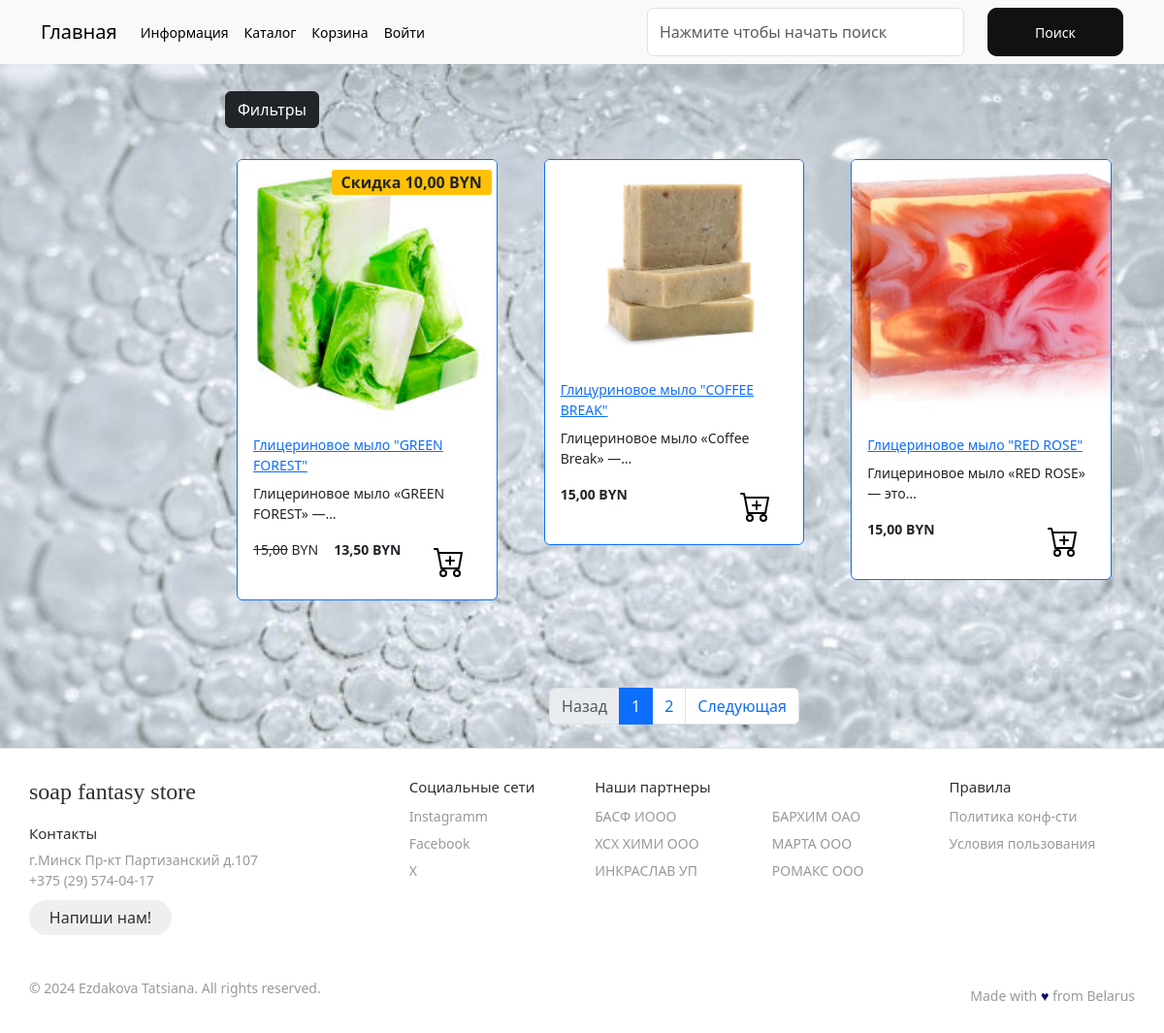
Screenshot of /catalog/glicerinovoe-mylo/ with the database file from the repository.
### goods/models.py (models this page shows, shortened)
class Products(models.Model):
    name = models.CharField(max_length=150, unique=True, verbose_name='Название')
    slug = models.SlugField(max_length=200, unique=True, blank=True, null=True, verbose_name='URL')
    description = models.TextField(blank=True, null=True, verbose_name='Описание')
    image = models.ImageField(upload_to='goods_images', blank=True, null=True, verbose_name='Изображение')
    price = models.DecimalField(default=0.00, max_digits=7, decimal_places=2, verbose_name='Цена')
    discount = models.DecimalField(default=0.00, max_digits=4, decimal_places=2, verbose_name='Скидка в %')
    quantity = models.PositiveIntegerField(default=0, verbose_name='Количество')
    category = models.ForeignKey(to=Categories, on_delete=models.CASCADE, verbose_name='Категория')
    class Meta:
        db_table = 'product'
        verbose_name = 'Продукт'
        verbose_name_plural = 'Продукты'
        ordering = ("id",)
    def sell_price(self):
        if self.discount:
            return round(self.price - self.price*self.discount/100, 2)
        return self.price

### goods/views.py (the view)
# urls.py: path('catalog/', include('goods.urls', namespace='catalog')),
def catalog(request, category_slug=None):
    page = request.GET.get('page', 1)
    on_sale = request.GET.get('on_sale', None)
    order_by = request.GET.get('order_by', None)
    query = request.GET.get('q', None)
    if category_slug == "all":
        goods = Products.objects.all()
    elif query:
        goods = q_search(query)
    else:
        goods = Products.objects.filter(category__slug=category_slug)
        if not goods.exists():
            raise Http404()
    if on_sale:
        goods = goods.filter(discount__gt=0)
    if order_by and order_by != "default":
        goods = goods.order_by(order_by)
    paginator = Paginator(goods, 3)
    current_page = paginator.page(int(page))
    context = {
        "title": "Home - Каталог",
        "goods": current_page,
        "slug_url": category_slug
    }
    return render(request, "goods/catalog.html", context)

### goods/templatetags/goods_tags.py (called while the page is built)
@register.simple_tag()
def tag_categories():
    return Categories.objects.all()

@register.simple_tag(takes_context=True)
def change_params(context, **kwargs):
    query = context['request'].GET.dict()
    query.update(kwargs)
    return urlencode(query)

### goods/templates/goods/catalog.html (shortened to what this page needs)
{% extends "base.html" %}
{% load static %}
{% load goods_tags %}
{% block content %}
<div class="row">
    <div class="dropdown mb-2">
        <button class="btn btn-first dropdown-toggle btn-dark" type="button" data-bs-toggle="dropdown"
            aria-expanded="false">
            Фильтры
        </button>
    </div>
    {% for product in goods %}
        <div class="col-lg-4 col-md-6 p-4">
            <div class="card border-primary rounded ">
                {% if product.image %}
                    <img src="{{ product.image.url }}" class="card-img-top" alt="{{ product.name }}">
                {% else %}
                    <img src="{% static "deps/images/Not found image.png" %}" class="card-img-top" alt="...">
                {% endif %}
                <div class="card-body">
                    <a href="{% url "catalog:product" product.slug %}">
                        <p class="card-title">
                            {% autoescape off %}
                                {% if product.headline %}
                                {{product.headline}}
                                {% else %}
                                {{ product.name }}
                                {% endif %}
                            {% endautoescape %}
                        </p>
                    </a>
                    <p class="card-text">
                        {% autoescape off %}
                            {% if product.bodyline %}
                            {{product.bodyline|truncatechars:100}}
                            {% else %}
                            {{ product.description|truncatechars:35 }}
                            {% endif %}
                        {% endautoescape %}
                    </p>
                    <div class="d-flex justify-content-between">
                        {% if product.discount %}
                            <p><s>{{product.price}}</s> BYN </p>
                            <p><strong>{{ product.sell_price }} BYN </strong></p>
                            <span class="badge bg-warning text-dark"> Скидка {{ product.discount }} BYN </span>
                        {% else %}
                            <p><strong>{{ product.price }} BYN</strong></p>
                        {% endif %}
                        <a href="{% url "cart:cart_add" %}" class="btn add-to-cart"
                        data-product-id="{{ product.id }}">
                            <img class="mx-1" src="{% static "deps/icons/cart-plus.svg" %}" alt="Catalog Icon"
                                width="32" height="32">
                        </a>
                    </div>
                </div>
            </div>
        </div>
    {% endfor %}
</div><br><br>
{% if goods %}
    <nav aria-label="Page navigation example">
        <ul class="pagination justify-content-center my-4">
            <div class="custom-shadow d-flex">
                <li class="page-item {% if not goods.has_previous %}disabled{% endif %}">
                <a class="page-link" href="{% if goods.has_previous %}?{% change_params page=goods.previous_page_number %}{% else %}#{% endif %}">Назад</a>
                </li>
                {% for page in goods.paginator.page_range %}
                {% if page >= goods.number|add:-2 and page <= goods.number|add:2 %}
                    <li class="page-item {% if goods.number == page %} active {% endif %}">
                        <a class="page-link" href="?{% change_params page=page %}">{{ page }}</a>
                    </li>
                {% endif %}
                {% endfor %}
                <li class="page-item {% if not goods.has_next %}disabled{% endif %}">
                    <a class="page-link" href="{% if goods.has_next %}?{% change_params page=goods.next_page_number %}{% else %}#{% endif %}">Следующая</a>
                </li>
            </div>
        </ul>
    </nav>
{% endif %}
{% endblock  %}
{% block footer %}
<link rel="stylesheet" href="{% static "deps/css/footer_style.css" %}">
<footer class="footer">
    <div class="footer__addr">
      <h1 class="footer__logo">Soap Fantasy Store</h1>
      <h2>Контакты</h2>
      <address>
        г.Минск Пр-кт Партизанский д.107  <br>
        +375 (29) 574-04-17 <br>
        <a class="footer__btn" href="mailto:ezdakovmu@ya.ru"> Напиши нам! </a>
      </address>
    </div>
    <ul class="footer__nav">
      <li class="nav__item">
        <h2 class="nav__title">Социальные сети</h2>
        <ul class="nav__ul">
          <li>
            <a href="https://www.instagram.com/tatiana_ezdakova?igsh=MTU2ZzkwNXNxdTEzYQ==">Instagramm</a>
          </li>
          <li>
            <a href="#">Facebook</a>
          </li>
          <li>
            <a href="https://x.com/EzdakovaA">X</a>
          </li>
        </ul>
      </li>
      <li class="nav__item nav__item--extra">
        <h2 class="nav__title"> Наши партнеры </h2>
        <ul class="nav__ul nav__ul--extra">
          <li>
            <a href="#"> БАСФ ИООО </a>
          </li>
          <li>
            <a href="#">ХСХ ХИМИ ООО </a>
          </li>
          <li>
            <a href="#">ИНКРАСЛАВ УП </a>
          </li>
          <li>
            <a href="#">БАРХИМ ОАО </a>
          </li>
          <li>
            <a href="#">МАРТА ООО</a>
          </li>
          <li>
            <a href="#">РОМАКС ООО </a>
          </li>
        </ul>
      </li>
      <li class="nav__item">
        <h2 class="nav__title">Правила</h2>
        <ul class="nav__ul">
          <li>
            <a href="#">Политика конф-сти</a>
          </li>
          <li>
            <a href="#">Условия пользования </a>
          </li>
        </ul>
      </li>
    </ul>
    <div class="legal">
      <p>&copy;  2024 Ezdakova Tatsiana. All rights reserved.</p>
      <div class="legal__links">
        <span>Made with <span class="heart">♥</span> from Belarus</span>
      </div>
    </div>
  </footer>
{% endblock  %}

### templates/base.html (shortened to what this page needs)
{% load static %}
{% load goods_tags %}
<!DOCTYPE html>
<html lang="en">
<head>
    <link rel="stylesheet" href="{% static "deps/css/bootstrap/bootstrap.min.css" %}">
    <link rel="stylesheet" href="{% static "deps/css/my_css.css" %}">
    <link rel="stylesheet" href="{% static "deps/css/home_button.css" %}">
</head>
<body>
    <header>
        <nav class="navbar navbar-expand-lg bg-light" data-bs-theme="light">
            <div class="container">
                <a class="navbar-brand" href="{% url "main:index" %}">Главная</a>
                <div class="collapse navbar-collapse" id="navbarSupportedContent">
                    <ul class="navbar-nav me-auto mb-2 mb-lg-0">
                        <li class="nav-item dropdown ">
                            <a class="nav-link dropdown-toggle text-black" href="#" role="button"
                                data-bs-toggle="dropdown" aria-expanded="false">
                                Информация
                            </a>
                        </li>
                        <li class="nav-item dropdown ">
                        <a class="nav-link dropdown-toggle text-black" href="#" role="button"
                        data-bs-toggle="dropdown" aria-expanded="false">
                              Каталог
                        </a>
                            {% tag_categories as categories %}
                        </li>
                        <li class="nav-item">
                            <a class="nav-link  text-black" href="{% url "user:users_cart" %}">Корзина</a>
                        </li>
                        {% if not user.is_authenticated %}
                            <li class="nav-item">
                                <a class="nav-link  text-black" href="{% url "user:login" %}">Войти</a>
                            </li>
                        {% endif %}
                    </ul>
                    <form class="d-flex" role="search" action="{% url "catalog:search" %}" method="get">
                        <input class="form-control me-4" type="search" name="q" placeholder="Нажмите чтобы начать поиск" aria-label="Search">
                        <button class="glow-on-hover" type="submit"> Поиск </button>
                    </form>
                </div>
            </div>
        </nav>
    </header>
    <section>
        <div class="container">
            <div class="row mt-1">
                <div class="col-lg-2">
                </div>
                <div class="col-lg-10">
                    {% block content %}
                    {% endblock %}
                </div>
            </div>
        </div>
    </section>
    {% block footer %}{% endblock %}
</body>
</html>

### templates/includes/notifications.html (shortened to what this page needs)
{% load static %}

### static/deps/css/my_css.css (style rules this page uses)
body { background-image: url("../images/bg-image1.jpg"); background-repeat: no-repeat; background-attachment: fixed; background-position: center center; background-size: cover; height: 100%; }
.dropdown-toggle::after { content: none; }
.badge.bg-warning.text-dark { position: absolute; top: 10px; right: 5px; z-index: 1; padding: 5px 10px; border-radius: 3px; font-size: 1rem; background-color: blue; !important }

### static/deps/css/home_button.css (style rules this page uses)
.glow-on-hover { width: 210px; height: 50px; border: none; outline: none; color: #fff; background: #111; cursor: pointer; position: relative; z-index: 0; border-radius: 10px; }
.glow-on-hover:before { content: ''; background: linear-gradient(45deg, #ff0000, #ff7300, #fffb00, #48ff00, #00ffd5, #002bff, #7a00ff, #ff00c8, #ff0000); position: absolute; top: -2px; left:-2px; background-size: 400%; z-index: -1; filter: blur(5px); width: calc(100% + 4px); height: calc(100% + 4px); animation: glowing 20s linear infinite; opacity: 0; transition: opacity .3s ease-in-out; border-radius: 10px; }
.glow-on-hover:after { z-index: -1; content: ''; position: absolute; width: 100%; height: 100%; background: #111; left: 0; top: 0; border-radius: 10px; }

### static/deps/css/footer_style.css (style rules this page uses)
*, *:before, *:after { box-sizing: border-box; }
html { font-size: 100%; }
body { font-family: acumin-pro, system-ui, sans-serif; margin: 0; display: grid; grid-template-rows: auto 1fr auto; font-size: 14px; background-color: #f4f4f4; align-items: start; min-height: 100vh; }
.footer { display: flex; flex-flow: row wrap; padding: 30px 30px 20px 30px; color: #2f2f2f; background-color: #fff; border-top: 1px solid #e5e5e5; }
.footer > * { flex: 1 100%; }
.footer__addr { margin-right: 1.25em; margin-bottom: 2em; }
.footer__logo { font-family: 'Pacifico', cursive; font-weight: 400; text-transform: lowercase; font-size: 1.5rem; }
.footer__addr h2 { margin-top: 1.3em; font-size: 15px; font-weight: 400; }
.nav__title { font-weight: 400; font-size: 15px; }
.footer address { font-style: normal; color: #999; }
.footer__btn { display: flex; align-items: center; justify-content: center; height: 36px; max-width: max-content; background-color: rgb(33, 33, 33, 0.07); border-radius: 100px; color: #2f2f2f; line-height: 0; margin: 0.6em 0; font-size: 1rem; padding: 0 1.3em; }
.footer ul { list-style: none; padding-left: 0; }
.footer li { line-height: 2em; }
.footer a { text-decoration: none; }
.footer__nav { display: flex; flex-flow: row wrap; }
.footer__nav > * { flex: 1 50%; margin-right: 1.25em; }
.nav__ul a { color: #999; }
.nav__ul--extra { column-count: 2; column-gap: 1.25em; }
.legal { display: flex; flex-wrap: wrap; color: #999; }
.legal__links { display: flex; align-items: center; }
.heart { color: #0c0a62; }
@media screen and (min-width: 24.375em) { .legal .legal__links { margin-left: auto; } }
@media screen and (min-width: 40.375em) { .footer__nav > * { flex: 1; } }
@media screen and (min-width: 40.375em) { .nav__item--extra { flex-grow: 2; } }
@media screen and (min-width: 40.375em) { .footer__addr { flex: 1 0px; } }
@media screen and (min-width: 40.375em) { .footer__nav { flex: 2 0px; } }

### rows the page displays
Products: image (picture), name "Глицериновое мыло \"GREEN FOREST\"", description "Глицериновое мыло «GREEN FOREST» —…", price "15,00", sell_price "13,50", discount "10,00"
Products: image (picture), name "Глицуриновое мыло \"COFFEE BREAK\"", description "Глицериновое мыло «Coffee Break» —…", price "15,00"
Products: image (picture), name "Глицериновое мыло \"RED ROSE\"", description "Глицериновое мыло «RED ROSE» — это…", price "15,00"

### other values shown
{{ page }} "1" "2"
